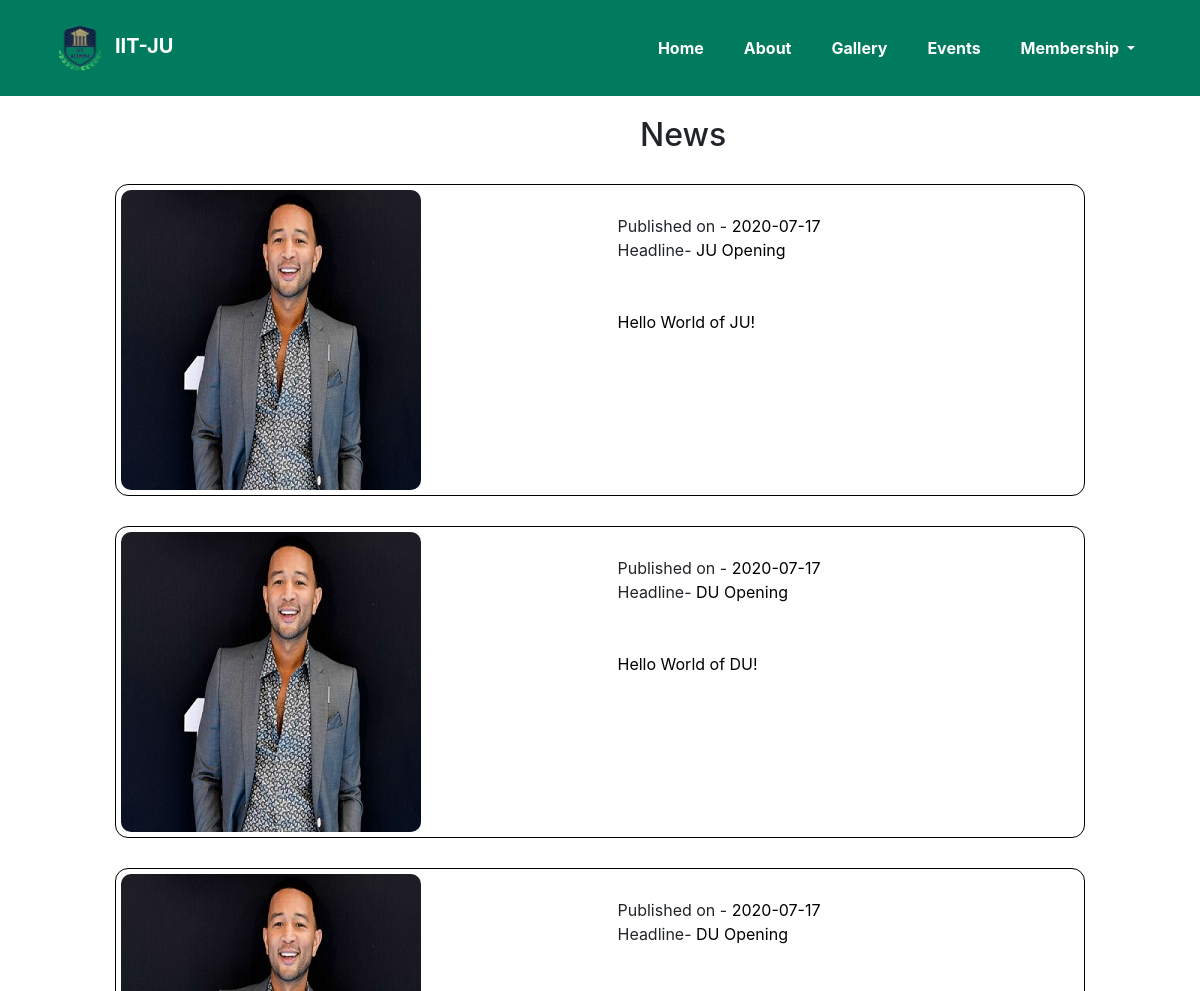
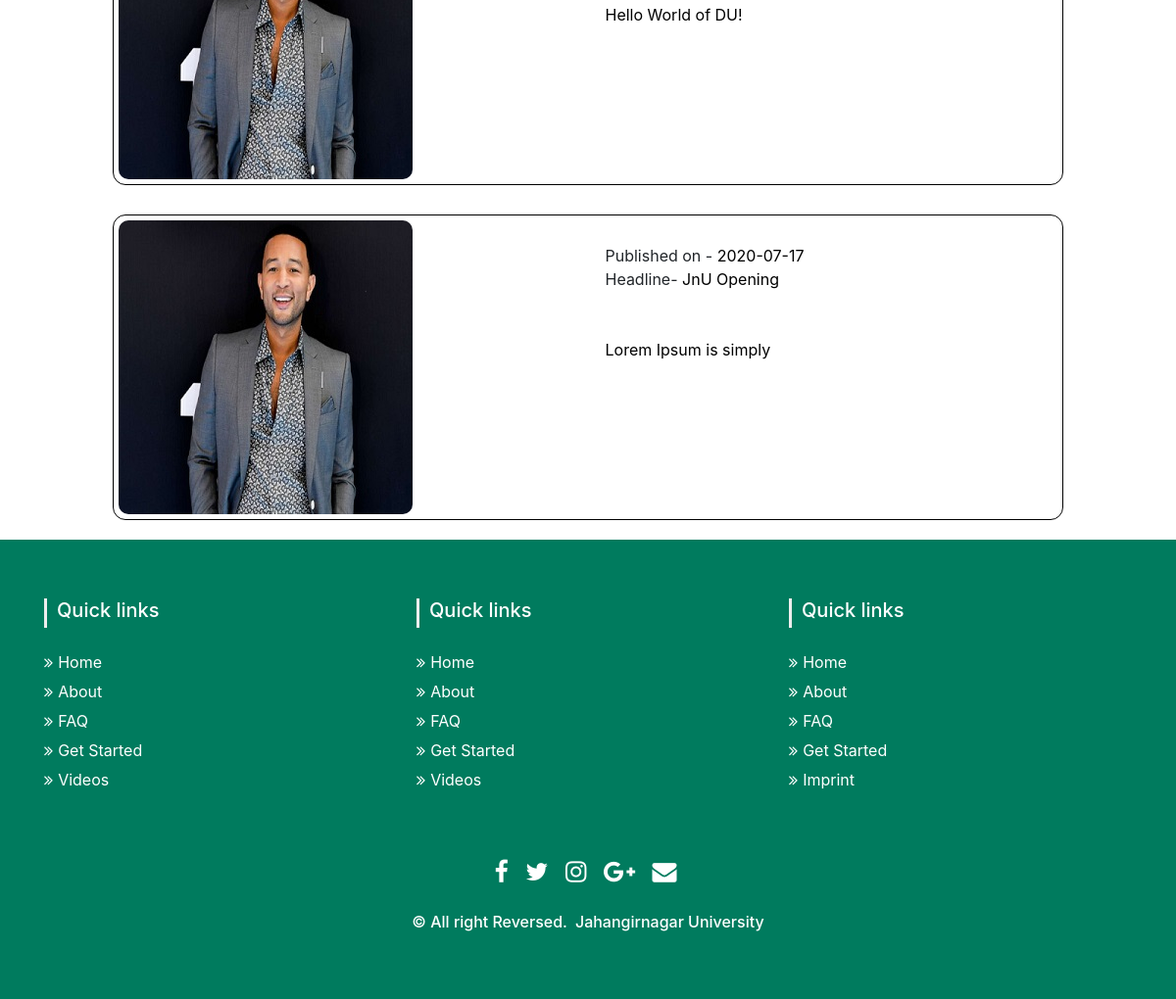
Page /show_News.php on the committed database (2 pictures, top to bottom).
### tables this page shows
CREATE TABLE `news` (
  `id` int(11) NOT NULL,
  `details` longtext DEFAULT NULL,
  `headline` text NOT NULL,
  `date` date NOT NULL,
  `image` varchar(255) DEFAULT NULL,
  `created` datetime(6) DEFAULT NULL,
  `updated` datetime(6) DEFAULT NULL
);

### show_News.php (the view, shortened to what this page needs)
<!DOCTYPE html>
<html lang="en">
<head>
    <link rel="stylesheet" href="https://maxcdn.bootstrapcdn.com/bootstrap/4.5.0/css/bootstrap.min.css" />
    <link rel="stylesheet" href="css/profile.css" />
    <link rel="stylesheet" href="https://cdnjs.cloudflare.com/ajax/libs/font-awesome/4.7.0/css/font-awesome.css" />
    <link rel="stylesheet" href="css/style.css">
</head>
<body>
    <?php
    $hostname = "localhost";
    $username = "root";
    $password = "";
    $dbname = "alumni";
    $link = mysqli_connect($hostname, $username, $password, $dbname);
    $sql = "Select * from news";
    $newsInfo = mysqli_query($link, $sql);
    ?>
    <section>
        <?php include('layout/header.php'); ?>
    </section>
     <?php
            if($newsInfo){
                ?>
                <h2 style="margin-left:640px; margin-top:20px;">News</h2>
                <?php
                while($row = mysqli_fetch_row($newsInfo)){
                    $details = $row[1];
                    $headline = $row[2];
                    $date = $row[3];
                    $image = $row[4];
                    ?>
                    <div class="container main_info_area" style="width:1000px;margin-bottom:20px">
                        <div class="user_information">
                           <div class="row">
                               <div class="col-md-6">
                                   <img style="border-radius:10px" class="user_image" src="news_Img//<?php echo $image; ?>">
                               </div>
                                <div class="col-md-6">
                                    <br>
                                    Published on -<a style="text-decoration:none;color:black" href="#"> <?php  echo $date; ?> </a><br>
                                    Headline- <a style="text-decoration:none;color:black" href="#"> <?php  echo $headline; ?> </a><br>
                                    <br><br><a style="text-decoration:none;color:black" href="#"> <?php  echo $details; ?> </a><br>
                                </div>
                            </div>
                        </div>
                    </div>
            <?php
                }
            }
            ?>
    <section>
        <?php include('layout/footer.php') ?>
    </section>
</body>
</html>

### css/profile.css (style rules this page uses)
.user_image { border-radius: 50%; }
.user_information { border: 1px solid black; border-radius: 13px; padding: 5px 0; padding-left: 5px; }
.main_info_area { margin-top: 30px; }

### css/style.css (style rules this page uses)
* { margin: 0; padding: 0; }

### rows in the picture
news: image (picture), date "2020-07-17", headline "JU Opening", details "Hello World of JU!"
news: image (picture), date "2020-07-17", headline "DU Opening", details "Hello World of DU!"
news: image (picture), date "2020-07-17", headline "DU Opening", details "Hello World of DU!"
news: image (picture), date "2020-07-17", headline "JnU Opening", details "Lorem Ipsum is simply"
